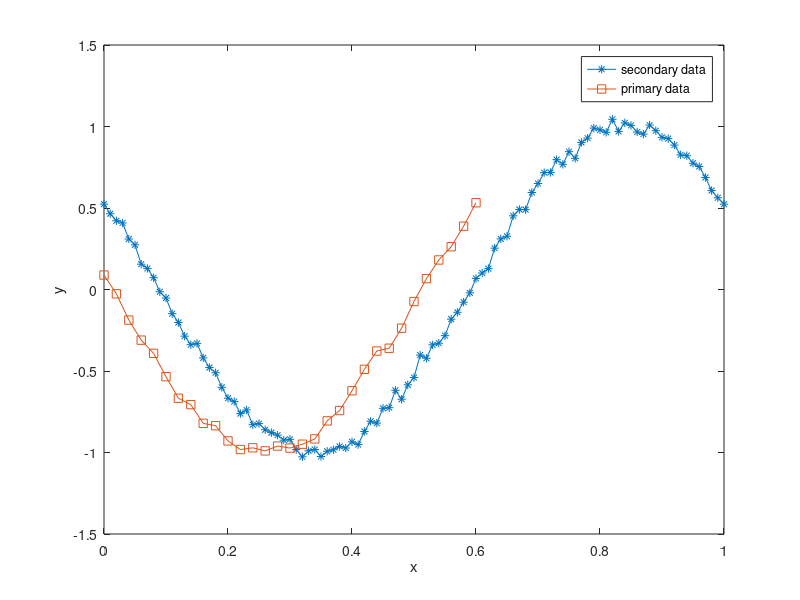
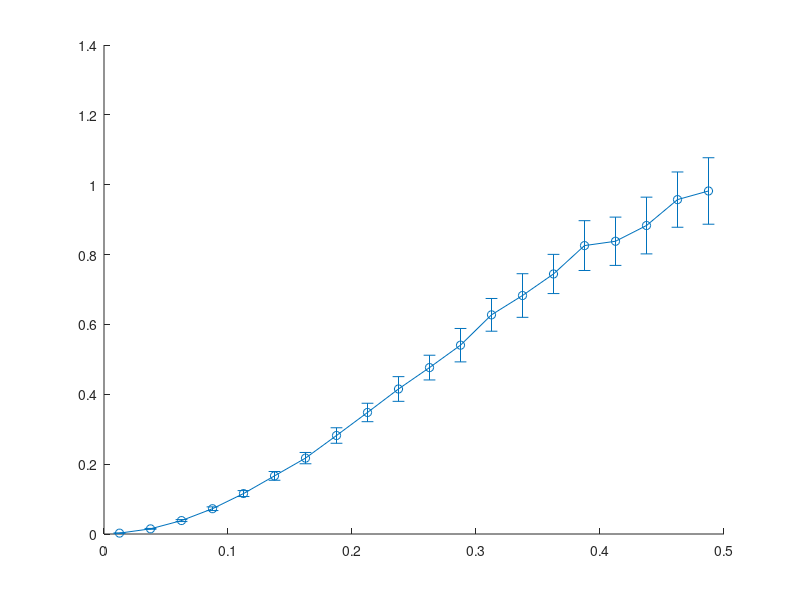

These figures' MATLAB source, in order: (Note: this script raises an error after producing the figures.)
%% generate data

rng(12345,'twister');

% note: (X1,Y1) is the secondary data and (X2,Y2) is the primary data

X1 = (0:0.01:1.0)';
X2 = (0:0.02:0.6)';

Y1 = cos(2*pi*X1 + 1.0) + randn(size(X1)) * 0.03;
Y2 = cos(2*pi*X2 + 1.5) + randn(size(X2)) * 0.03;

figure();
hold on;
plot(X1, Y1, '-*');
plot(X2, Y2, '-s');
xlabel('x');
ylabel('y');
legend('secondary data', 'primary data');
set(gcf,'color','w');
box on;

%% variogram and covariance

vario_matern = @(c,h) 1 - 2^(1-c(1))/gamma(c(1)) * ( sqrt(2*c(1)) * (h+eps)/c(2) ).^c(1) .* besselk( c(1), sqrt(2*c(1)) * (h+eps)/c(2) );

cov_matern = @(c,h) 2^(1-c(1))/gamma(c(1)) * ( sqrt(2*c(1)) * (h+eps)/c(2) ).^c(1) .* besselk( c(1), sqrt(2*c(1)) * (h+eps)/c(2) );

%% estimate variogram and cross-variogram

% variogram for primary and secondary data
for data_idx = 1:2

    if data_idx == 1
        X = X1;
        Y = Y1;
    elseif data_idx == 2
        X = X2;
        Y = Y2;
    end

    ns = length(X);

    dist = zeros([ns ns]);
    for idx = 1:ns
        dist(idx,:) = abs( X(idx,1) - X(:,1) );
    end

    vario_gamma = zeros([ns ns]);
    for idx = 1:ns
        vario_gamma(idx,:) = ( Y(idx,1) - Y(:,1) ) .* ( Y(idx,1) - Y(:,1) );
    end

    dist = dist(:);
    vario_gamma = vario_gamma(:);

    bins = linspace(0, max(dist)/2, 21); % factor 1/2 is to limit variogram estimation to cases with sufficiently large number of samples

    x = zeros([length(bins)-1 1]);
    y = zeros(size(x));
    e = zeros(size(x));
    for idx = 1:length(bins)-1
        select = dist >= bins(idx) & dist < bins(idx+1);
        x(idx) = 0.5*(bins(idx) + bins(idx+1));
        y(idx) = 0.5*mean( vario_gamma(select) );
        e(idx) = std( vario_gamma(select) )/sqrt( length(vario_gamma(select)) );
    end

    if data_idx == 1
        x_11 = x;
        y_11 = y;
        e_11 = e;
    elseif data_idx == 2
        x_22 = x;
        y_22 = y;
        e_22 = e;
    end

end

% cross-variogram

% get common measured positions
dist = abs(X1 - X2');
select_1 = (prod(dist, 2) == 0);
select_2 = (prod(dist, 1)' == 0);

X1_new = X1(select_1);
Y1_new = Y1(select_1);
X2_new = X2(select_2);
Y2_new = Y2(select_2);

assert( all( abs(X1_new - X2_new)<1e-16 ) ); % sanity check

ns = length(X2_new); % should be the same for X1_new and X2_new

dist = zeros([ns ns]);
for idx = 1:ns
    dist(idx,:) = abs( X2_new(idx,1) - X2_new(:,1) );
end

vario_gamma = zeros([ns ns]);
for idx = 1:ns
    vario_gamma(idx,:) = ( Y1_new(idx,1) - Y1_new(:,1) ) .* ( Y2_new(idx,1) - Y2_new(:,1) );
end

dist = dist(:);
vario_gamma = vario_gamma(:);

bins = linspace(0, max(dist)/2, 21); % factor 1/2 is to limit variogram estimation to cases with sufficiently large number of samples

x_12 = zeros([length(bins)-1 1]);
y_12 = zeros(size(x_12));
e_12 = zeros(size(x_12));

for idx = 1:length(bins)-1
    select = dist >= bins(idx) & dist < bins(idx+1);
    x_12(idx) = 0.5*(bins(idx) + bins(idx+1));
    y_12(idx) = 0.5*mean( vario_gamma(select) );
    e_12(idx) = std( vario_gamma(select) )/sqrt( length( vario_gamma(select) ) );
end

% remove NaN
nanlist = isnan(y_12);
x_12(nanlist) = [];
y_12(nanlist) = [];
e_12(nanlist) = [];

nanlist = isnan(y_11);
x_11(nanlist) = [];
y_11(nanlist) = [];
e_11(nanlist) = [];

nanlist = isnan(y_22);
x_22(nanlist) = [];
y_22(nanlist) = [];
e_22(nanlist) = [];

figure();
hold on;
errorbar( x_11, y_11, e_11, '-o', 'markerfacecolor', 'b' );
errorbar( x_22, y_22, e_22, '-o', 'markerfacecolor', 'r' );
errorbar( x_12, y_12, e_12, '-o', 'markerfacecolor', 'y' );
legend({'variogram for secondary data', 'variogram for primary data', 'cross-variogram'}, 'location', 'best');
legend('boxoff');
box on;
set(gcf,'color','w');
xlabel('x');
ylabel('variogram');
title('variogram and cross-variogram');

%% fit variogram and cross-variogram

variofun_list = { {vario_matern, 2}, {vario_matern, 2} };

objectfun = @(b) variogram_cost_func( x_11, y_11, x_22, y_22, x_12, y_12, variofun_list, b );

MAX_ITER = 10; % number of optimization repeats with random initialization

cost = NaN([MAX_ITER 1]);
params_opt = [];

for iter = 1:MAX_ITER

    b0 = [];
    ub = [];
    for idx = 1:length(variofun_list)
        b0 = [b0 max(y_11)*rand() max(y_22)*rand() max(y_12)*rand() 10*rand() max(x_22)*rand()];
        ub = [ub max(y_11) max(y_22) max(y_12) 10 max(x_22)]; %#ok<*AGROW> 
    end
    lb = zeros(size(ub));

    nonlcon = @(x) nonlinear_constraints(x, variofun_list); % to enforce the positive definiteness of LCM matrices

    fmincon_opts = optimoptions('fmincon', 'Display', 'off', 'MaxFunctionEvaluations', 10000);

    b = fmincon( objectfun, b0, [], [], [], [], lb, ub, nonlcon, fmincon_opts );

    cost(iter) = objectfun(b);
    params_opt{iter} = b; %#ok<*SAGROW> 

end

% get the best result
[~, ind] = min(cost);
b = params_opt{ind};

% check fitting
[gamma_11, gamma_22, gamma_12] = get_gamma_models( x_11, x_22, x_12, variofun_list, b );

figure();
set(gcf,'color','w');

subplot(1,3,1);
hold on;
plot(x_11, y_11, 'o');
plot(x_11, gamma_11);
legend({'data','fit'},'location','best');
legend('boxoff');
box on;
title('gamma_{11} (secondary)');
xlabel('x');
ylabel('gamma');

subplot(1,3,2);
hold on;
plot(x_22, y_22, 'o');
plot(x_22, gamma_22);
legend({'data','fit'},'location','best');
legend('boxoff');
box on;
title('gamma_{22} (first)');
xlabel('x');
ylabel('gamma');

subplot(1,3,3);
hold on;
plot(x_12, y_12, 'o');
plot(x_12, gamma_12);
legend({'data','fit'},'location','best');
legend('boxoff');
box on;
title('gamma_{12} (cross-term)');
xlabel('x');
ylabel('gamma');

%% ordinary kriging

% perform ordinary kriging for the primary data with the theorical variogram models obtained in the previous step

X = X2;
Y = Y2;

ns = length(X);

Dx = abs( bsxfun( @minus, X, X' ) );

func = @(h) get_model( h, variofun_list, b, 2); % gamma_22

% variogram matrix
A = func(Dx);

% noise/nugget term (note: this term can be estimated in the optimization
% step but for simplicity, we guess this term based on visual inspection)
sigma_noise = 5e-3;
noise = sigma_noise * ( 1 - eye(ns) );
A = A + noise;

% the matrix must be expanded by one line and one row to account for the
% condition that sum of weights is equal to 1 (Lagrange multiplier)
A = [[A ones(ns,1)]; ones(1, ns) 0];

% we also need to expand output
Yn = [Y; 0];

% test datapoints
Xt = linspace(min(X1), max(X1), 100).';
dt = abs( bsxfun( @minus, X, Xt' ) );

d = func(dt) + sigma_noise;
d = [d; ones(1, length(Xt))];

% solve system
lambda = pinv(A) * d;

% prediction
Yt = lambda' * Yn;

% sigma = sqrt( sum( d .* lambda, 1 ) )';

% for later plot
X_kriging = Xt;
Y_kriging = Yt;

% figure();
% hold on;
% plot(X, Y, 'o');
% plot(Xt, Yt, '-s');
% box on;
% set(gcf,'color','w');
% xlabel('x');
% ylabel('y');
% legend('primary data','prediction');
% title('kriging prediction');

%% ordinary cokriging

n1 = length(X1);
n2 = length(X2);
ns = n1 + n2;

func_11 = @(h) get_model(h, variofun_list, b, 1);
func_22 = @(h) get_model(h, variofun_list, b, 2);
func_12 = @(h) get_model(h, variofun_list, b, 3);

Dx = abs( bsxfun( @minus, X2, X2' ) );
C22 = func_22(Dx);

Dx = abs( bsxfun( @minus, X1, X1' ) );
C11 = func_11(Dx);

Dx = abs( bsxfun( @minus, X2, X1' ) );
C21 = func_12(Dx);

% variogram matrix
A = [C22  C21;
     C21' C11];

sigma_noise = 2e-2;
noise = sigma_noise * ( 1 - eye(ns) );
A = A + noise;

% the matrix must be expanded by one line and one row to account for the
% condition that sum of weights is equal to 1 (Lagrange multiplier)
a1 = [ones(n2, 1); zeros(n1, 1)];
a2 = [zeros(n2, 1); ones(n1, 1)];
A = [ A [a1 a2]; [a1 a2]' zeros(2,2)];

Yn = [Y2; Y1; 0 ; 0];

% test datapoints
Xt = linspace(min(X1), max(X1), 100).';

d22 = abs( bsxfun( @minus, X2, Xt' ) );
d22 = func_22(d22) + sigma_noise;

d21 = abs( bsxfun( @minus, X1, Xt' ) );
d21 = func_12(d21);

d = [d22; d21];

d = [d; ones(1, length(Xt)); zeros(1, length(Xt))];

% solve system
lambda = pinv(A) * d;

% prediction
Yt = lambda' * Yn;

sigma = sqrt( sum( d .* lambda, 1) );

figure();
hold on;
box on;
set(gcf,'color','w');
plot(X2, Y2, 'o');
plot(X1, Y1, '*');
plot(Xt, Yt, '-k', 'linewidth', 1.5);
plot(X_kriging, Y_kriging, '-m', 'linewidth', 1.5);
xlabel('x data');
ylabel('y data');
legend({'primary data', 'secondary data','cokriging prediction', 'kriging prediction'},'location','best');
legend('boxoff');

